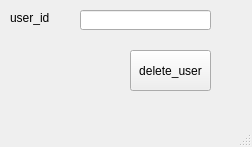
<?xml version="1.0" encoding="UTF-8"?>
<ui version="4.0">
 <class>delete_user_window</class>
 <widget class="QMainWindow" name="delete_user_window">
  <property name="geometry">
   <rect>
    <x>0</x>
    <y>0</y>
    <width>252</width>
    <height>147</height>
   </rect>
  </property>
  <property name="windowTitle">
   <string>MainWindow</string>
  </property>
  <widget class="QWidget" name="centralwidget">
   <widget class="QPushButton" name="delete_user_button">
    <property name="geometry">
     <rect>
      <x>130</x>
      <y>50</y>
      <width>81</width>
      <height>41</height>
     </rect>
    </property>
    <property name="text">
     <string>delete_user</string>
    </property>
   </widget>
   <widget class="QLabel" name="label_7">
    <property name="geometry">
     <rect>
      <x>10</x>
      <y>10</y>
      <width>61</width>
      <height>16</height>
     </rect>
    </property>
    <property name="text">
     <string>user_id</string>
    </property>
   </widget>
   <widget class="QLineEdit" name="lineEdit_user_id">
    <property name="geometry">
     <rect>
      <x>80</x>
      <y>10</y>
      <width>131</width>
      <height>20</height>
     </rect>
    </property>
   </widget>
  </widget>
  <widget class="QMenuBar" name="menubar">
   <property name="geometry">
    <rect>
     <x>0</x>
     <y>0</y>
     <width>252</width>
     <height>21</height>
    </rect>
   </property>
  </widget>
  <widget class="QStatusBar" name="statusbar"/>
 </widget>
 <resources/>
 <connections/>
</ui>
